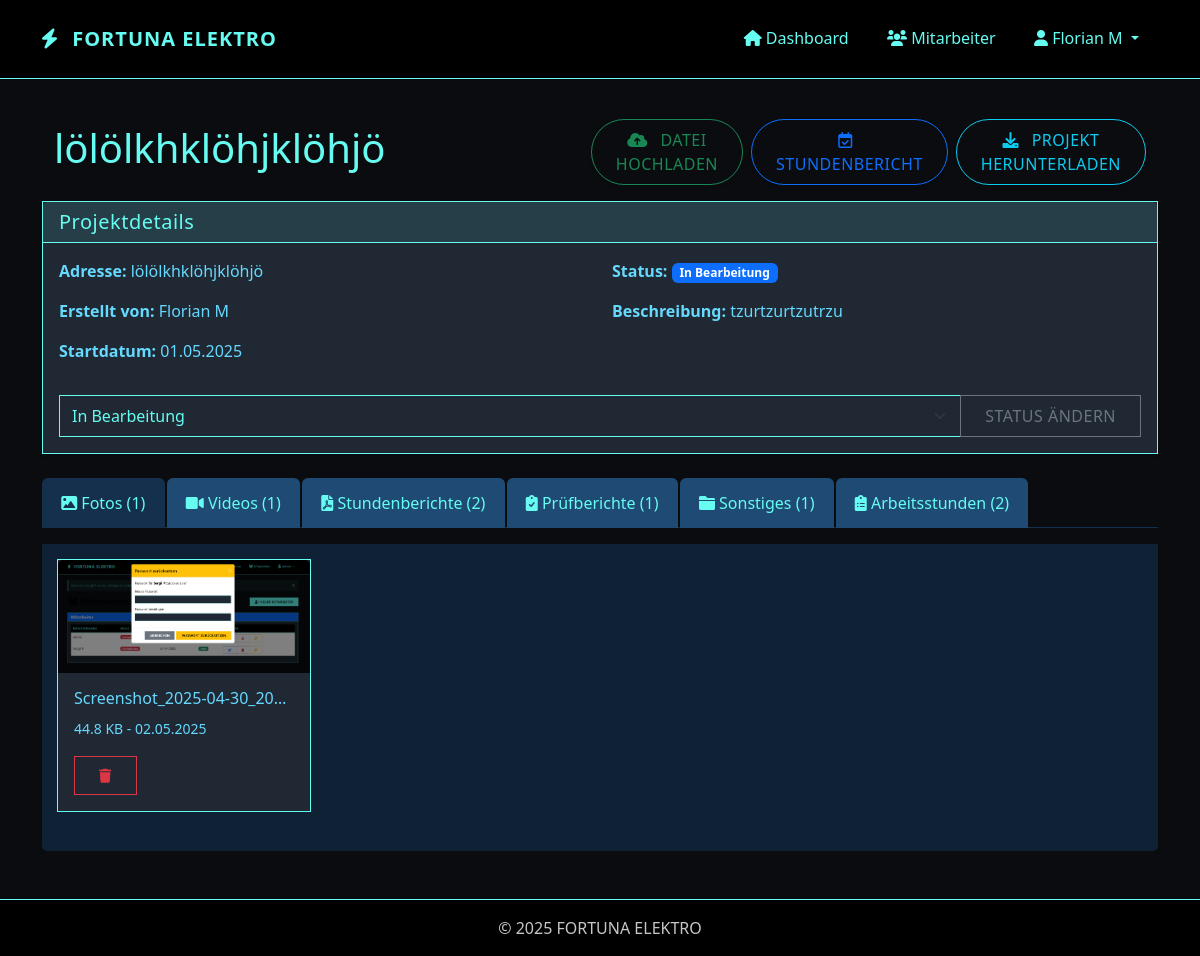
The page /project/12 (signed in) on the database its author committed.
### app/models/user.py (models this page shows, shortened)
class User(UserMixin, db.Model):
    id = db.Column(db.Integer, primary_key=True)
    username = db.Column(db.String(64), unique=True, nullable=False)
    password_hash = db.Column(db.String(128), nullable=False)
    role = db.Column(db.String(20), nullable=False, default='installateur')  # 'admin' oder 'installateur'
    is_active = db.Column(db.Boolean, default=True)
    created_at = db.Column(db.DateTime, default=datetime.utcnow)
    projects = db.relationship('Project', backref='creator', lazy='dynamic')
    files = db.relationship('File', backref='uploader', lazy='dynamic')
    timesheets = db.relationship('Timesheet', backref='employee', lazy='dynamic')
    def is_admin(self):
        return self.role == 'admin'

### app/models/project.py (models this page shows, shortened)
class Project(db.Model):
    id = db.Column(db.Integer, primary_key=True)
    name = db.Column(db.String(128), nullable=False)  # Adresse als Projektname
    description = db.Column(db.Text)
    start_date = db.Column(db.DateTime, default=datetime.utcnow)
    end_date = db.Column(db.DateTime)
    status = db.Column(db.String(20), default='in_bearbeitung')  # 'in_bearbeitung', 'abgeschlossen', 'archiviert'
    creator_id = db.Column(db.Integer, db.ForeignKey('user.id'), nullable=False)
    files = db.relationship('File', backref='project', lazy='dynamic', cascade='all, delete-orphan')
    timesheets = db.relationship('Timesheet', backref='project', lazy='dynamic', cascade='all, delete-orphan')

### app/models/file.py (models this page shows, shortened)
class File(db.Model):
    id = db.Column(db.Integer, primary_key=True)
    filename = db.Column(db.String(128), nullable=False)
    original_filename = db.Column(db.String(128), nullable=False)
    file_type = db.Column(db.String(20), nullable=False)  # 'foto', 'video', 'stundenbericht', 'pruefbericht', 'sonstiges'
    file_path = db.Column(db.String(256), nullable=False)
    file_size = db.Column(db.Integer, nullable=False)
    upload_date = db.Column(db.DateTime, default=datetime.utcnow)
    project_id = db.Column(db.Integer, db.ForeignKey('project.id'), nullable=False)
    uploader_id = db.Column(db.Integer, db.ForeignKey('user.id'), nullable=False)

### app/routes/projects.py (the view)
@projects.route('/project/<int:project_id>')
@login_required
def view_project(project_id):
    project = Project.query.get_or_404(project_id)
    photos = project.files.filter_by(file_type='foto').all()
    videos = project.files.filter_by(file_type='video').all()
    timesheets = project.files.filter_by(file_type='stundenbericht').all()
    reports = project.files.filter_by(file_type='pruefbericht').all()
    other_files = project.files.filter_by(file_type='sonstiges').all()
    timesheets_data = project.timesheets.order_by(Timesheet.date.desc()).all()
    status_form = ProjectStatusForm()
    status_form.status.data = project.status
    return render_template(
        'projects/view.html',
        title=project.name,
        project=project,
        photos=photos,
        videos=videos,
        timesheets=timesheets,
        reports=reports,
        other_files=other_files,
        timesheets_data=timesheets_data,
        status_form=status_form
    )

### app/routes/projects.py
class ProjectStatusForm(FlaskForm):
    status = SelectField('Status', choices=[
        ('in_bearbeitung', 'In Bearbeitung'),
        ('abgeschlossen', 'Abgeschlossen'),
        ('archiviert', 'Archiviert')
    ], validators=[DataRequired()])
    submit = SubmitField('Status aktualisieren')

### app/models/user.py (called while the page is built)
@login_manager.user_loader
def load_user(id):
    return User.query.get(int(id))

### app/templates/projects/view.html (shortened to what this page needs)
{% extends "base.html" %}
{% block content %}
<div class="container-fluid py-3">
  <div class="row align-items-center">
    <div class="col-12 col-md-6 mb-3 mb-md-0">
      <h1 style="color: var(--accent)">{{ project.name }}</h1>
    </div>
    <div class="col-12 col-md-6">
        <div class="d-flex flex-column flex-sm-row gap-2 justify-content-start justify-content-md-end">
            <a href="{{ url_for('files.upload_file', project_id=project.id) }}" class="btn btn-outline-success rounded-pill shadow-sm px-4 py-2">
              <i class="fas fa-cloud-upload-alt me-2" ></i>
              <span>Datei hochladen</span>
            </a>
            <a href="{{ url_for('timesheets.new_timesheet', project_id=project.id) }}" class="btn btn-outline-primary rounded-pill shadow-sm px-4 py-2">
              <i class="far fa-calendar-check me-2" ></i>
              <span>Stundenbericht</span>
            </a>
            <a href="{{ url_for('files.download_project', project_id=project.id) }}" class="btn btn-outline-info rounded-pill shadow-sm px-4 py-2">
              <i class="fas fa-download me-2" ></i>
              <span>Projekt herunterladen</span>
            </a>
          </div>
    </div>
  </div>
</div>
<div class="card mb-4 shadow-sm">
    <div class="card-header">
        <h5 class="mb-0">Projektdetails</h5>
    </div>
    <div class="card-body">
        <div class="row">
            <div class="col-md-6">
                <p><strong>Adresse:</strong> {{ project.name }}</p>
                <p><strong>Erstellt von:</strong> {{ project.creator.username }}</p>
                <p><strong>Startdatum:</strong> {{ project.start_date.strftime('%d.%m.%Y') }}</p>
            </div>
            <div class="col-md-6">
                <p><strong>Status:</strong>
                    {% if project.status == 'in_bearbeitung' %}
                        <span class="badge bg-primary">In Bearbeitung</span>
                    {% elif project.status == 'abgeschlossen' %}
                        <span class="badge bg-success">Abgeschlossen</span>
                    {% elif project.status == 'archiviert' %}
                        <span class="badge bg-secondary">Archiviert</span>
                    {% endif %}
                </p>
                <p><strong>Beschreibung:</strong> {{ project.description or 'Keine Beschreibung' }}</p>
            </div>
        </div>
        <div class="mt-3">
            <form method="POST" action="{{ url_for('projects.update_status', project_id=project.id) }}">
                <div class="input-group">
                    {{ status_form.status(class="form-select") }}
                    <button type="submit" class="btn btn-outline-secondary">Status ändern</button>
                </div>
            </form>
        </div>
    </div>
</div>
<ul class="nav nav-tabs mb-3" id="projectTabs" role="tablist">
    <li class="nav-item" role="presentation">
        <button class="nav-link active" id="photos-tab" data-bs-toggle="tab" data-bs-target="#photos" type="button" role="tab">
            <i class="fas fa-image"></i> Fotos ({{ photos|length }})
        </button>
    </li>
    <li class="nav-item" role="presentation">
        <button class="nav-link" id="videos-tab" data-bs-toggle="tab" data-bs-target="#videos" type="button" role="tab">
            <i class="fas fa-video"></i> Videos ({{ videos|length }})
        </button>
    </li>
    <li class="nav-item" role="presentation">
        <button class="nav-link" id="timesheets-tab" data-bs-toggle="tab" data-bs-target="#timesheets" type="button" role="tab">
            <i class="fas fa-file-pdf"></i> Stundenberichte ({{ timesheets|length }})
        </button>
    </li>
    <li class="nav-item" role="presentation">
        <button class="nav-link" id="reports-tab" data-bs-toggle="tab" data-bs-target="#reports" type="button" role="tab">
            <i class="fas fa-clipboard-check"></i> Prüfberichte ({{ reports|length }})
        </button>
    </li>
    <li class="nav-item" role="presentation">
        <button class="nav-link" id="other-tab" data-bs-toggle="tab" data-bs-target="#other" type="button" role="tab">
            <i class="fas fa-folder"></i> Sonstiges ({{ other_files|length }})
        </button>
    </li>
    <li class="nav-item" role="presentation">
        <button class="nav-link" id="timesheet-data-tab" data-bs-toggle="tab" data-bs-target="#timesheet-data" type="button" role="tab">
            <i class="fas fa-clipboard-list"></i> Arbeitsstunden ({{ timesheets|length }})
        </button>
    </li>
</ul>
<div class="tab-content" id="projectTabsContent">
    <div class="tab-pane fade show active" id="photos" role="tabpanel">
        <div class="row">
            {% if photos %}
                {% for file in photos %}
                    <div class="col-md-4 col-lg-3 mb-4">
                        <div class="card h-100">
                            <a href="{{ url_for('files.view_file', filename=file.file_path) }}" target="_blank">
                                <img src="{{ url_for('files.view_file', filename=file.file_path) }}" class="card-img-top" alt="{{ file.original_filename }}">
                            </a>
                            <div class="card-body">
                                <h6 class="card-title text-truncate">{{ file.original_filename }}</h6>
                                <p class="card-text">
                                    <small class="text-muted">
                                        {{ (file.file_size / 1024)|round(1) }} KB -
                                        {{ file.upload_date.strftime('%d.%m.%Y') }}
                                    </small>
                                </p>
                                <a href="{{ url_for('files.delete_file', file_id=file.id) }}" class="btn btn-sm btn-outline-danger" onclick="return confirm('Wirklich löschen?')">
                                    <i class="fas fa-trash"></i>
                                </a>
                            </div>
                        </div>
                    </div>
                {% endfor %}
            {% else %}
                <div class="col-12">
                    <p class="text-muted">Keine Fotos vorhanden.</p>
                </div>
            {% endif %}
        </div>
    </div>
</div>
{% endblock %}

### app/templates/base.html (shortened to what this page needs)
<!DOCTYPE html>
<html lang="de">
<head>
    <link href="https://cdn.jsdelivr.net/npm/bootstrap@5.3.0/dist/css/bootstrap.min.css" rel="stylesheet">
    <link rel="stylesheet" href="https://cdnjs.cloudflare.com/ajax/libs/font-awesome/6.0.0/css/all.min.css">
    <link rel="stylesheet" href="{{ url_for('static', filename='css/style.css') }}">
</head>
<body>
    <nav class="navbar navbar-expand-lg navbar-dark mb-4">
        <div class="container">
            <a class="navbar-brand" href="{{ url_for('dashboard.index') }}">
                <i class="fas fa-bolt"></i> FORTUNA ELEKTRO
            </a>
            <div class="collapse navbar-collapse" id="navbarNav">
                <ul class="navbar-nav ms-auto">
                    {% if current_user.is_authenticated %}
                        <li class="nav-item">
                            <a class="nav-link" href="{{ url_for('dashboard.index') }}">
                                <i class="fas fa-home"></i> Dashboard
                            </a>
                        </li>
                        {% if current_user.is_admin() %}
                            <li class="nav-item">
                                <a class="nav-link" href="{{ url_for('admin.list_users') }}">
                                    <i class="fas fa-users"></i> Mitarbeiter
                                </a>
                            </li>
                        {% endif %}
                        <li class="nav-item dropdown">
                            <a class="nav-link dropdown-toggle" href="#" role="button" data-bs-toggle="dropdown">
                                <i class="fas fa-user"></i> {{ current_user.username }}
                            </a>
                        </li>
                    {% else %}
                        <li class="nav-item">
                            <a class="nav-link" href="{{ url_for('auth.login') }}">
                                <i class="fas fa-sign-in-alt"></i> Anmelden
                            </a>
                        </li>
                    {% endif %}
                </ul>
            </div>
        </div>
    </nav>
    <div class="container mb-5">
        {% block content %}{% endblock %}
    </div>
    <footer class="footer mt-auto py-3">
        <div class="container text-center">
            <span class="text-muted">&copy; 2025 FORTUNA ELEKTRO </span>
        </div>
    </footer>
</body>
</html>

### app/templates/base.html (style rules this page uses)
:root { --primary: #0B0C10; --primary-light: #1F2833; --primary-dark: #000000; --accent: #66FCF1; --accent-light: #45A29E; --success: #45A29E; --danger: #FF3B3B; --warning: #FF8F00; --info: #66FCF1; --light-bg: #1F2833; --card-bg: #0B0C10; --text-dark: #FFFFFF; --text-muted: #C5C6C7; }
body { background-color: var(--primary); color: var(--text-white); min-height: 100vh; display: flex; flex-direction: column; }
.navbar { background-color: var(--primary-dark) !important; border-bottom: 1px solid var(--accent); padding: 0.8rem 1rem; }
.navbar-brand { color: var(--accent) !important; font-weight: 700; letter-spacing: 1px; }
.navbar-brand i { color: var(--accent); margin-right: 8px; }
.nav-link { color: var(--accent) !important; position: relative; padding: 0.8rem 1.2rem !important; border-bottom: 3px solid transparent; transition: all 0.3s ease; }
.container { flex: 1; }
.footer { background-color: var(--primary-dark) !important; border-top: 1px solid var(--accent); margin-top: auto; padding: 1rem 0; }
.footer .text-muted { color: var(--text-muted) !important; }
.form-control, .form-select { background-color: var(--primary-light); border: 1px solid var(--accent); border-radius: 0; color: var(--accent); }
.btn { border-radius: 0; padding: 0.5rem 1.5rem; transition: all 0.3s ease; text-transform: uppercase; letter-spacing: 0.5px; font-weight: 500; }
.card { background-color: var(--primary-light); border: 1px solid var(--accent); border-radius: 0; }
.card-header { background-color: rgba(102, 252, 241, 0.1); border-bottom: 1px solid var(--accent); font-weight: 600; letter-spacing: 0.5px; color: var(--accent); }
.card-body, .card-body p, .card-body label, .card-body .form-text, .card-body small { color: #66d9ff !important; }

### app/templates/projects/view.html (style rules this page uses)
.nav-tabs .nav-link { color: #fff; background-color: #1e4a73; margin-right: 2px; border: none; }
.nav-tabs .nav-link.active { background-color: #14304d; color: var(--accent); border: none; }
.nav-tabs { border-bottom: 1px solid #14304d; }
.tab-content { background-color: #0e2135; color: #fff; padding: 15px; border-radius: 0 0 5px 5px; }
.card-body, .card-body p, .card-body label, .card-body .form-text, .card-body small { color: #66d9ff !important; }

### rows shown on the page
User: username "Florian M", creator.username "Florian M"
Project: name "lölölkhklöhjklöhjö", start_date "01.05.2025", description "tzurtzurtzutrzu", status "In Bearbeitung"
File: file_path+original_filename (picture), original_filename "Screenshot_2025-04-30_20…", (file.file_size/1024)|round(1) "44.8", upload_date "02.05.2025"

### other values the page prints
{{ photos|length }} "1"
{{ videos|length }} "1"
{{ timesheets|length }} "2"
{{ reports|length }} "1"
{{ other_files|length }} "1"
